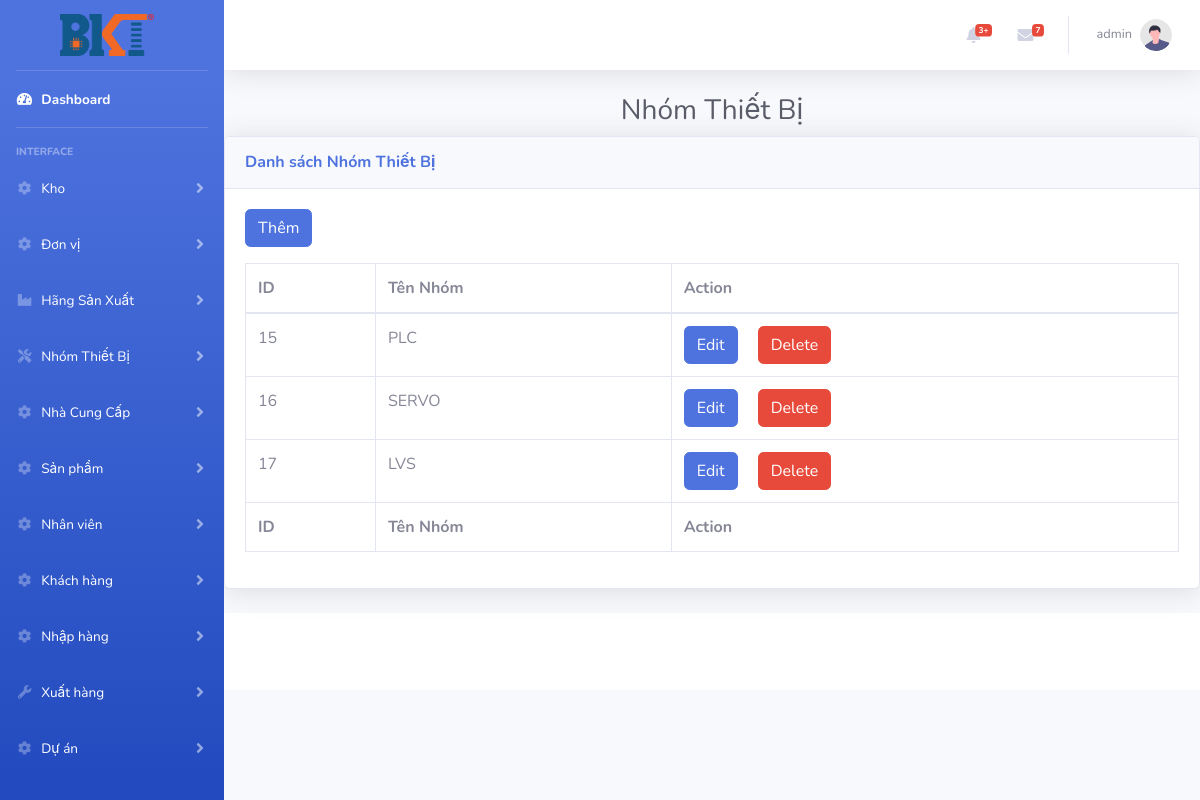
The page /index.php?controller=nhomtb (signed in) on the database as committed earlier.
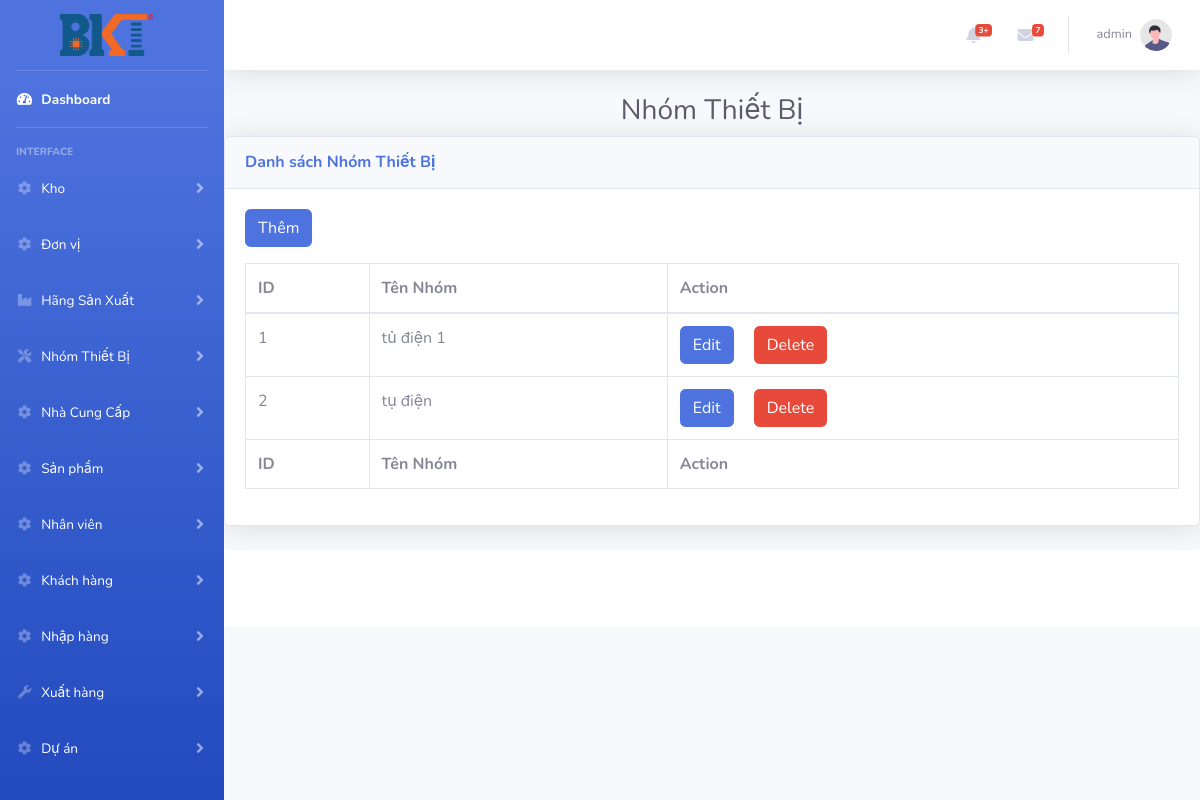
The same page on the database as committed later.
### tables this page shows
CREATE TABLE `nhomthietbi` (
  `Id` int(11) NOT NULL,
  `TenNhom` varchar(100) DEFAULT NULL
);

### controllers/nhomtb_controller.php (called while the page is built, shortened)
<?php
require_once('models/nhomtb.php');
class NhomTBController extends BaseController
{
    public function index()
    {
        $nhomtbs = NhomTB::all();
        $data = array('nhomtb' => $nhomtbs);
        $this->render('index', $data);
    }
}

### routes.php (called while the page is built, shortened)
<?php
$controller = new $klass;
$controller->$action();

### index.php (called while the page is built, shortened)
<?php
require_once('routes.php');

### models/nhomtb.php (called while the page is built, shortened)
<?php
class NhomTB
{
    function __construct($Id, $TenNhom)
    {
        $this->Id = $Id;
        $this->TenNhom = $TenNhom;
    }
    static function all()
    {
        $list = [];
        $db = DB::getInstance();
        $req = $db->query('SELECT * FROM nhomthietbi');
        foreach ($req->fetchAll() as $item) {
            $list[] = new NhomTB($item['Id'], $item['TenNhom']);
        }
        return $list;
    }
}

### views/nhomtb/index.php (the view, shortened to what this page needs)
<?php
require_once('models/nhomtb.php');
?>
<h1 class="h3 mb-2 text-center text-gray-800">Nhóm Thiết Bị</h1>
<div class="card shadow mb-4">
    <div class="card-header py-3">
        <h6 class="m-0 font-weight-bold text-primary">Danh sách Nhóm Thiết Bị</h6>
    </div>
    <div class="card-body">
        <a href="index.php?controller=nhomtb&action=insert" class="btn btn-primary mb-3">Thêm</a>
        <div class="table-responsive">
            <table class="table table-bordered" id="dataTable" width="100%" cellspacing="0">
                <thead>
                    <tr>
                        <th>ID</th>
                        <th>Tên Nhóm</th>
                        <th>Action</th>
                    </tr>
                </thead>
                <tfoot>
                    <tr>
                        <th>ID</th>
                        <th>Tên Nhóm</th>
                        <th>Action</th>
                    </tr>
                </tfoot>
                <tbody>
                    <?php
                    foreach ($nhomtb as $item) {
                    ?>
                        <form method="post">
                            <tr>
                                <td><?= $item->Id ?></td>
                                <td><?= $item->TenNhom ?></td>
                                <td>
                                    <a href="index.php?controller=nhomtb&action=edit&id=<?= $item->Id ?>" class='btn btn-primary mr-3'>Edit</a>
                                    <button type="submit" name="dele" value="<?= $item->Id ?>" class='btn btn-danger'>Delete</button>
                                </td>
                            </tr>
                        </form>
                    <?php
                    }
                    ?>
                </tbody>
            </table>
        </div>
    </div>
</div>

Rows that differ between the two databases and show on the page:
removed nhomthietbi: Id "15", TenNhom "PLC"
removed nhomthietbi: Id "16", TenNhom "SERVO"
removed nhomthietbi: Id "17", TenNhom "LVS"
added nhomthietbi: Id "1", TenNhom "tủ điện 1"
added nhomthietbi: Id "2", TenNhom "tụ điện"
